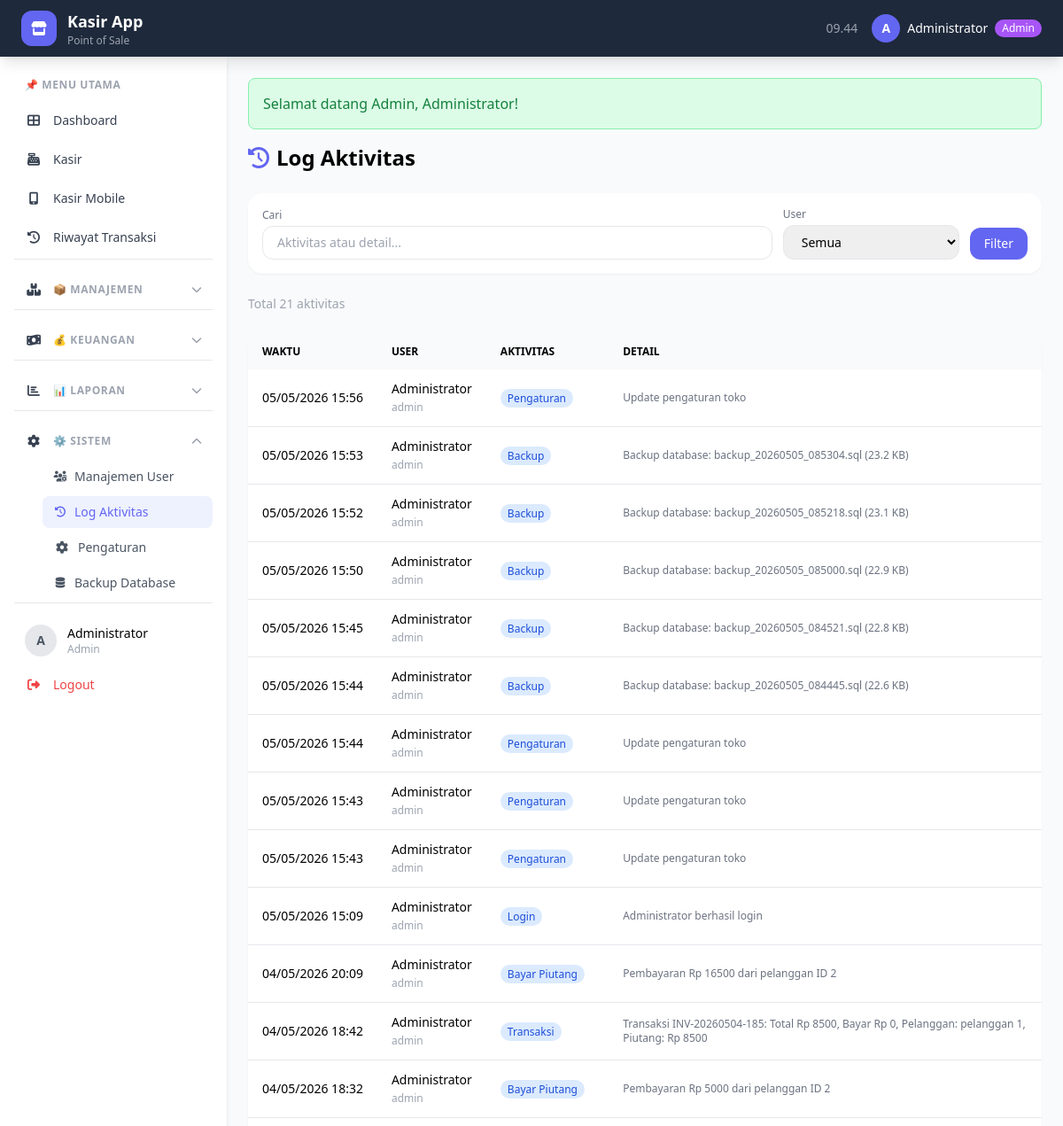
Page /index.php?page=log (signed in, upper part) on the earlier database version.
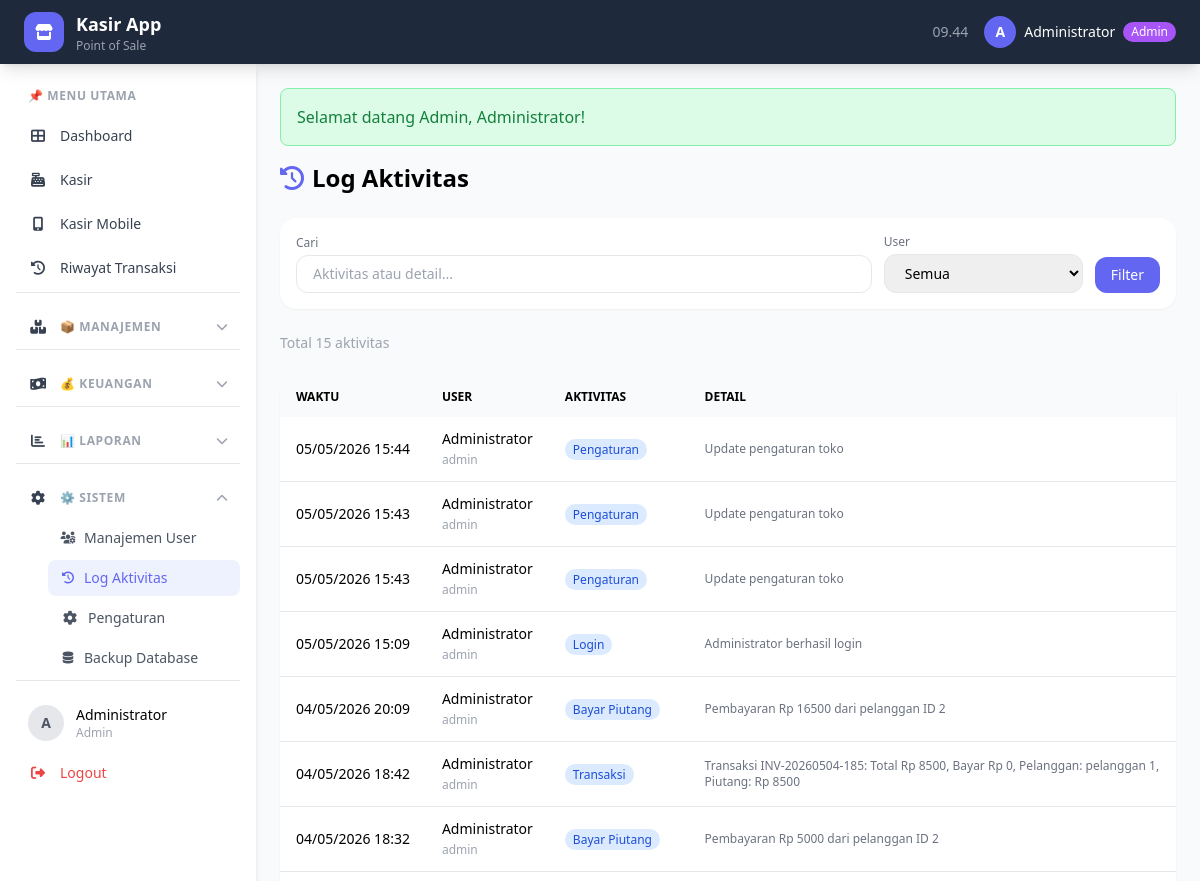
Same page on the later database version.
### tables this page shows
CREATE TABLE `log_aktivitas` (
  `id` int(11) NOT NULL AUTO_INCREMENT,
  `user_id` int(11) NOT NULL,
  `aktivitas` varchar(100) NOT NULL,
  `detail` text DEFAULT NULL,
  `created_at` timestamp NOT NULL DEFAULT current_timestamp(),
  PRIMARY KEY (`id`),
  KEY `user_id` (`user_id`),
  CONSTRAINT `log_aktivitas_ibfk_1` FOREIGN KEY (`user_id`) REFERENCES `users` (`id`)
);

CREATE TABLE `users` (
  `id` int(11) NOT NULL AUTO_INCREMENT,
  `username` varchar(50) NOT NULL,
  `password` varchar(255) NOT NULL,
  `nama` varchar(100) NOT NULL,
  `role` enum('admin','kasir') NOT NULL DEFAULT 'kasir',
  `created_at` timestamp NOT NULL DEFAULT current_timestamp(),
  PRIMARY KEY (`id`),
  UNIQUE KEY `username` (`username`)
);

### halaman/log.php (the view, shortened to what this page needs)
<?php
$currentPage = getCurrentPage();
$perPage = 30;
$search = $_GET['search'] ?? '';
$where = "WHERE 1=1";
$totalQuery = mysqli_query($conn, "SELECT COUNT(*) as total FROM log_aktivitas l $where");
$totalRows = mysqli_fetch_assoc($totalQuery)['total'];
$limit = getLimit($currentPage, $perPage);
$log_list = mysqli_query($conn, "
    SELECT l.*, u.nama as user_nama, u.role
    FROM log_aktivitas l
    JOIN users u ON l.user_id = u.id
    $where
    ORDER BY l.created_at DESC
    $limit
");
?>
<div class="space-y-6">
    <h1 class="text-2xl font-bold"><i class="fas fa-history text-primary mr-2"></i>Log Aktivitas</h1>
    <div class="bg-white rounded-2xl shadow-sm p-4">
        <form method="get" class="flex flex-wrap gap-3 items-end">
            <div class="flex-1 min-w-[200px]">
                <label class="text-xs text-gray-500 block mb-1">Cari</label>
                <input type="text" name="search" value="<?= $search ?>"
                       placeholder="Aktivitas atau detail..."
                       class="w-full px-4 py-2 border rounded-xl text-sm">
            </div>
            <div>
                <label class="text-xs text-gray-500 block mb-1">User</label>
                <select name="user" class="px-4 py-2 border rounded-xl text-sm">
                    <option value="">Semua</option>
                </select>
            </div>
            <button type="submit" class="bg-primary text-white px-4 py-2 rounded-xl text-sm">Filter</button>
        </form>
    </div>
    <p class="text-sm text-gray-400">Total <?= $totalRows ?> aktivitas</p>
    <div class="bg-white rounded-2xl shadow-sm overflow-hidden">
        <table class="w-full">
            <thead class="bg-gray-50">
                <tr>
                    <th class="px-4 py-3 text-left text-xs uppercase">Waktu</th>
                    <th class="px-4 py-3 text-left text-xs uppercase">User</th>
                    <th class="px-4 py-3 text-left text-xs uppercase">Aktivitas</th>
                    <th class="px-4 py-3 text-left text-xs uppercase">Detail</th>
                </tr>
            </thead>
            <tbody class="divide-y">
                <?php while($l = mysqli_fetch_assoc($log_list)): ?>
                <tr class="hover:bg-gray-50 text-sm">
                    <td class="px-4 py-3 whitespace-nowrap"><?= tgl_jam($l['created_at']) ?></td>
                    <td class="px-4 py-3">
                        <span class="font-medium"><?= $l['user_nama'] ?></span>
                        <br><span class="text-xs text-gray-400"><?= $l['role'] ?></span>
                    </td>
                    <td class="px-4 py-3">
                        <span class="px-2 py-0.5 text-xs rounded-full bg-blue-100 text-blue-700">
                            <?= $l['aktivitas'] ?>
                        </span>
                    </td>
                    <td class="px-4 py-3 text-xs text-gray-500"><?= $l['detail'] ?></td>
                </tr>
                <?php endwhile; ?>
            </tbody>
        </table>
    </div>
</div>

### index.php (shortened to what this page needs)
<?php
require_once 'config/database.php';
require_once 'functions/helper.php';
$page = $_GET['page'] ?? 'dashboard';
switch ($page) {
    case 'log':
        include 'includes/header.php';
        include 'halaman/log.php';
        include 'includes/footer.php';
        break;
}
?>

### includes/header.php (shortened to what this page needs)
<?php
$current_page = $_GET['page'] ?? 'dashboard';
$user = userLogin();
?>
<!DOCTYPE html>
<html lang="id" class="h-full">
<head>
    <script src="https://cdn.tailwindcss.com"></script>
    <link rel="stylesheet" href="https://cdnjs.cloudflare.com/ajax/libs/font-awesome/6.4.0/css/all.min.css">
</head>
<body class="h-full bg-gray-50">
<nav class="bg-dark text-white shadow-lg sticky top-0 z-50">
    <div class="max-w-full mx-auto px-6">
        <div class="flex justify-between h-16 items-center">
            <div class="flex items-center gap-3">
                <div class="flex items-center gap-3">
                    <div class="w-10 h-10 bg-primary rounded-xl flex items-center justify-center">
                        <i class="fas fa-store text-white"></i>
                    </div>
                    <div>
                        <h1 class="font-bold text-lg"><?= APP_NAME ?></h1>
                        <p class="text-xs text-gray-400">Point of Sale</p>
                    </div>
                </div>
            </div>
            <div class="flex items-center gap-4">
                <span class="text-sm text-gray-400 hidden md:block" id="jam"></span>
                <div class="relative group">
                    <button class="flex items-center gap-2 hover:text-gray-300 transition">
                        <div class="w-8 h-8 rounded-full bg-primary flex items-center justify-center text-sm font-bold">
                            <?= strtoupper(substr($user['nama'], 0, 1)) ?>
                        </div>
                        <span class="hidden md:block text-sm"><?= $user['nama'] ?></span>
                        <span class="hidden md:block px-2 py-0.5 rounded-full text-xs <?= $user['role'] == 'admin' ? 'bg-purple-500' : 'bg-blue-500' ?>">
                            <?= ucfirst($user['role']) ?>
                        </span>
                    </button>
                </div>
            </div>
        </div>
    </div>
</nav>
<div class="flex h-[calc(100vh-64px)]">
    <aside id="sidebar" class="w-64 bg-white shadow-md overflow-y-auto flex-shrink-0 hidden lg:block transition-transform duration-300">
        <nav class="p-4 space-y-1">
            <div class="px-3 py-2 text-xs font-semibold text-gray-400 uppercase tracking-wider">
                📌 Menu Utama
            </div>
            <a href="?page=dashboard"
               class="sidebar-link flex items-center gap-3 px-3 py-2.5 rounded-xl text-sm font-medium transition
                      <?= ($current_page == 'dashboard') ? 'bg-primary text-white shadow-lg shadow-indigo-200' : 'text-gray-700 hover:bg-gray-100' ?>">
                <i class="fas fa-th-large w-5 text-center"></i> Dashboard
            </a>
            <a href="?page=kasir"
               class="sidebar-link flex items-center gap-3 px-3 py-2.5 rounded-xl text-sm font-medium transition
                      <?= ($current_page == 'kasir') ? 'bg-primary text-white shadow-lg shadow-indigo-200' : 'text-gray-700 hover:bg-gray-100' ?>">
                <i class="fas fa-cash-register w-5 text-center"></i> Kasir
            </a>
            <a href="?page=kasir-mobile"
   class="sidebar-link flex items-center gap-3 px-3 py-2.5 rounded-xl text-sm font-medium transition
          <?= ($current_page == 'kasir-mobile') ? 'bg-primary text-white shadow-lg shadow-indigo-200' : 'text-gray-700 hover:bg-gray-100' ?>">
    <i class="fas fa-mobile-alt w-5 text-center"></i> Kasir Mobile
</a>
            <a href="?page=transaksi"
               class="sidebar-link flex items-center gap-3 px-3 py-2.5 rounded-xl text-sm font-medium transition
                      <?= ($current_page == 'transaksi') ? 'bg-primary text-white shadow-lg shadow-indigo-200' : 'text-gray-700 hover:bg-gray-100' ?>">
                <i class="fas fa-history w-5 text-center"></i> Riwayat Transaksi
            </a>
            <?php if (isAdmin()): ?>
            <div class="border-t pt-4 mt-4">
                <button onclick="toggleSubmenu('submenu-manajemen')"
                        class="w-full flex items-center gap-3 px-3 py-2.5 rounded-xl text-sm font-medium text-gray-700 hover:bg-gray-100 transition">
                    <i class="fas fa-boxes w-5 text-center"></i>
                    <span class="text-xs font-semibold text-gray-400 uppercase tracking-wider">📦 Manajemen</span>
                    <i id="icon-manajemen" class="submenu-icon fas fa-chevron-down ml-auto text-xs text-gray-400 <?= in_array($current_page, ['produk', 'produk-tambah', 'produk-edit', 'satuan', 'restok', 'stock-opname', 'pelanggan', 'program-thr']) ? 'open' : '' ?>"></i>
                </button>
            </div>
            <div class="border-t pt-4 mt-4">
                <button onclick="toggleSubmenu('submenu-keuangan')"
                        class="w-full flex items-center gap-3 px-3 py-2.5 rounded-xl text-sm font-medium text-gray-700 hover:bg-gray-100 transition">
                    <i class="fas fa-money-bill-wave w-5 text-center"></i>
                    <span class="text-xs font-semibold text-gray-400 uppercase tracking-wider">💰 Keuangan</span>
                    <i id="icon-keuangan" class="submenu-icon fas fa-chevron-down ml-auto text-xs text-gray-400 <?= in_array($current_page, ['piutang', 'piutang-detail', 'pengeluaran']) ? 'open' : '' ?>"></i>
                </button>
            </div>
            <div class="border-t pt-4 mt-4">
                <button onclick="toggleSubmenu('submenu-laporan')"
                        class="w-full flex items-center gap-3 px-3 py-2.5 rounded-xl text-sm font-medium text-gray-700 hover:bg-gray-100 transition">
                    <i class="fas fa-chart-bar w-5 text-center"></i>
                    <span class="text-xs font-semibold text-gray-400 uppercase tracking-wider">📊 Laporan</span>
                    <i id="icon-laporan" class="submenu-icon fas fa-chevron-down ml-auto text-xs text-gray-400 <?= in_array($current_page, ['laporan', 'laporan-keuangan', 'analitik']) ? 'open' : '' ?>"></i>
                </button>
            </div>
            <div class="border-t pt-4 mt-4">
                <button onclick="toggleSubmenu('submenu-sistem')"
                        class="w-full flex items-center gap-3 px-3 py-2.5 rounded-xl text-sm font-medium text-gray-700 hover:bg-gray-100 transition">
                    <i class="fas fa-cog w-5 text-center"></i>
                    <span class="text-xs font-semibold text-gray-400 uppercase tracking-wider">⚙️ Sistem</span>
                    <i id="icon-sistem" class="submenu-icon fas fa-chevron-down ml-auto text-xs text-gray-400 <?= in_array($current_page, ['users', 'log', 'backup']) ? 'open' : '' ?>"></i>
                </button>
                <div id="submenu-sistem" class="ml-8 mt-1 space-y-1 submenu <?= in_array($current_page, ['users', 'log', 'backup']) ? '' : 'hidden' ?>">
                    <a href="?page=users"
                       class="flex items-center gap-2 px-3 py-2 rounded-lg text-sm transition
                              <?= ($current_page == 'users') ? 'bg-indigo-50 text-primary font-medium' : 'text-gray-600 hover:bg-gray-100' ?>">
                        <i class="fas fa-users-cog w-4 text-center text-xs"></i> Manajemen User
                    </a>
                    <a href="?page=log"
                       class="flex items-center gap-2 px-3 py-2 rounded-lg text-sm transition
                              <?= ($current_page == 'log') ? 'bg-indigo-50 text-primary font-medium' : 'text-gray-600 hover:bg-gray-100' ?>">
                        <i class="fas fa-history w-4 text-center text-xs"></i> Log Aktivitas
                    </a>
                    <a href="?page=pengaturan"
                        class="flex items-center gap-2 px-3 py-2 rounded-lg text-sm transition
                             <?= ($current_page == 'pengaturan') ? 'bg-indigo-50 text-primary font-medium' : 'text-gray-600 hover:bg-gray-100' ?>">
                        <i class="fas fa-cog w-5 text-center"></i>
                        Pengaturan
                    </a>
                    <a href="?page=backup"
                       class="flex items-center gap-2 px-3 py-2 rounded-lg text-sm transition
                              <?= ($current_page == 'backup') ? 'bg-indigo-50 text-primary font-medium' : 'text-gray-600 hover:bg-gray-100' ?>">
                        <i class="fas fa-database w-4 text-center text-xs"></i> Backup Database
                    </a>
                </div>
            </div>
            <?php endif; ?>
            <div class="border-t pt-4 mt-4">
                <div class="px-3 py-2">
                    <div class="flex items-center gap-3">
                        <div class="w-9 h-9 rounded-full bg-gray-200 flex items-center justify-center">
                            <span class="text-sm font-bold text-gray-600"><?= strtoupper(substr($user['nama'], 0, 1)) ?></span>
                        </div>
                        <div class="flex-1 min-w-0">
                            <p class="text-sm font-medium truncate"><?= $user['nama'] ?></p>
                            <p class="text-xs text-gray-400"><?= ucfirst($user['role']) ?></p>
                        </div>
                    </div>
                </div>
                <a href="proses/logout.php"
                   class="flex items-center gap-3 px-3 py-2.5 rounded-xl text-sm font-medium text-red-500 hover:bg-red-50 transition mt-1">
                    <i class="fas fa-sign-out-alt w-5 text-center"></i> Logout
                </a>
            </div>
        </nav>
    </aside>
    <main class="flex-1 overflow-y-auto p-6">
        <?php flash('sukses'); ?>

### functions/helper.php (shortened to what this page needs)
<?php
function tgl_jam($datetime) {
    return date('d/m/Y H:i', strtotime($datetime));
}
function isAdmin() {
    return isset($_SESSION['role']) && $_SESSION['role'] === 'admin';
}
function flash($nama = 'sukses') {
    if (isset($_SESSION[$nama])) {
        $type = $_SESSION[$nama . '_type'] ?? 'success';
        $bg = $type == 'danger' ? 'bg-red-100 text-red-700 border-red-300' : 'bg-green-100 text-green-700 border-green-300';
        echo "<div class='mb-4 p-4 border rounded-lg $bg'>";
        echo $_SESSION[$nama];
        echo "</div>";
    }
}
function userLogin() {
    return [
        'id' => $_SESSION['user_id'] ?? 0,
        'nama' => $_SESSION['nama'] ?? '',
        'role' => $_SESSION['role'] ?? ''
    ];
}
function getLimit($page = 1, $perPage = 20) {
    $page = max(1, (int)$page);
    $start = ($page - 1) * $perPage;
    return "LIMIT $start, $perPage";
}
function getCurrentPage() {
    return isset($_GET['page_num']) ? max(1, (int)$_GET['page_num']) : 1;
}
?>

### includes/footer.php (shortened to what this page needs)
    </main>
</div>
</body>
</html>

### includes/header.php (style rules this page uses)
.sidebar-link { transition: all 0.2s ease; }
.submenu-icon { transition: transform 0.3s ease; }
.submenu-icon.open { transform: rotate(180deg); }
.submenu { animation: slideDown 0.2s ease; }

Differences in the rows shown:
removed log_aktivitas: created_at "05/05/2026 15:56", user.nama "Administrator", user.role "admin", aktivitas "Pengaturan", detail "Update pengaturan toko"
removed log_aktivitas: created_at "05/05/2026 15:53", user.nama "Administrator", user.role "admin", aktivitas "Backup", detail "Backup database: backup_20260505_085304.sql (23.2 KB)"
removed log_aktivitas: created_at "05/05/2026 15:52", user.nama "Administrator", user.role "admin", aktivitas "Backup", detail "Backup database: backup_20260505_085218.sql (23.1 KB)"
removed log_aktivitas: created_at "05/05/2026 15:50", user.nama "Administrator", user.role "admin", aktivitas "Backup", detail "Backup database: backup_20260505_085000.sql (22.9 KB)"
removed log_aktivitas: created_at "05/05/2026 15:45", user.nama "Administrator", user.role "admin", aktivitas "Backup", detail "Backup database: backup_20260505_084521.sql (22.8 KB)"
removed log_aktivitas: created_at "05/05/2026 15:44", user.nama "Administrator", user.role "admin", aktivitas "Backup", detail "Backup database: backup_20260505_084445.sql (22.6 KB)"
Other differences:
$totalRows: "21" → "15"
